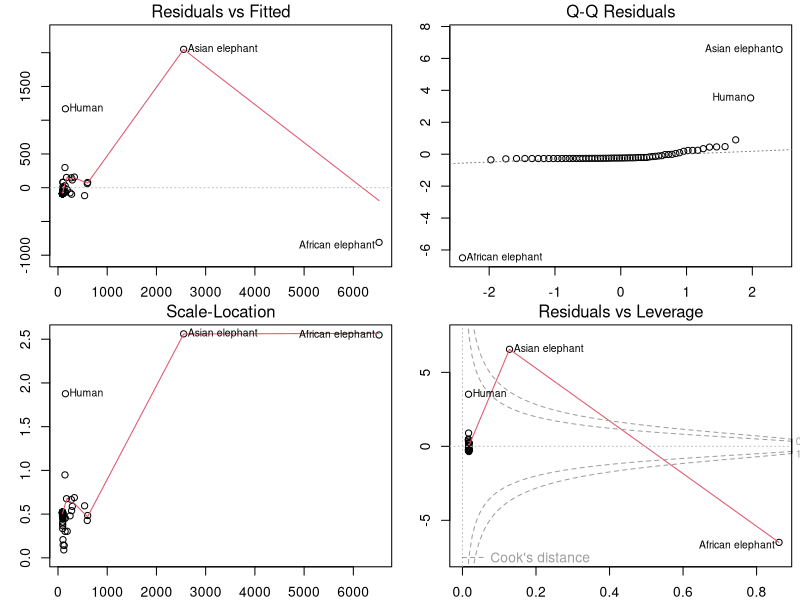
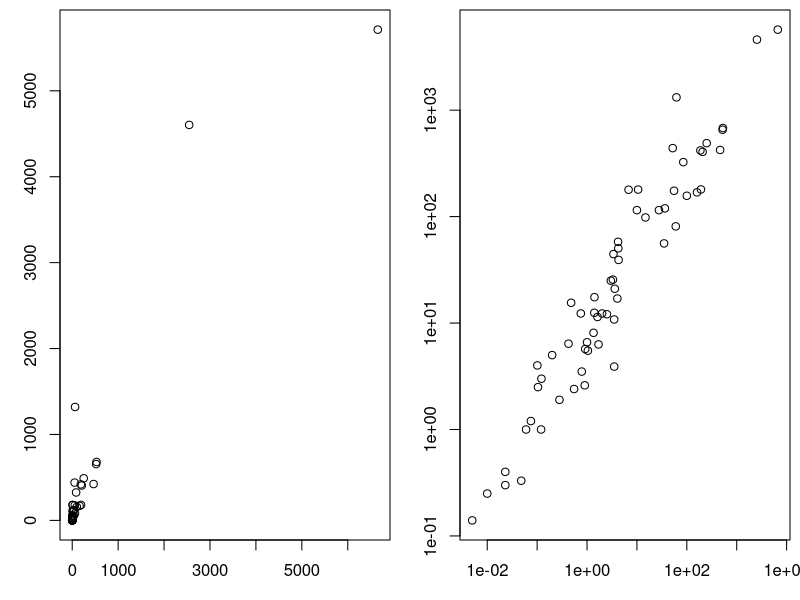
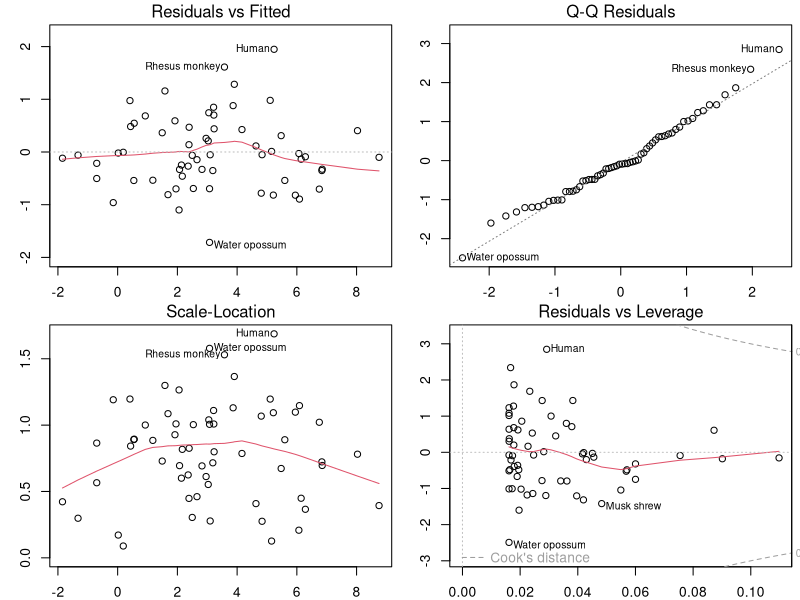
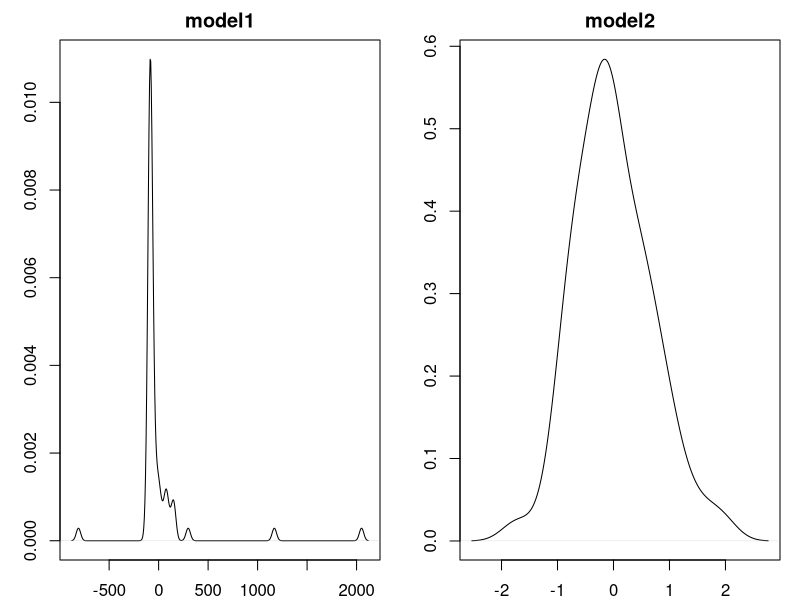

The R source for these figures, in order:
############################################################
### LINEAR REGRESSOIN ###
############################################################

## https://onlinecourses.science.psu.edu/stat485/node/6

# response variable = y ("dependent")
# predictor variable = x ("independent")
# y = B0 + B1*x + e
# B0 = intercept
# B1 = slope
# e = error

# Assumptions about e 
##### the errors are independent and normal with mean 0 and var = s2*


##lm(y ~ x, data = dataHere) creates object of type linear model

library(MASS)
data(mammals)
head(mammals)

model1 <- lm(brain~body, data=mammals)
summary(model1)
op <-  par(mfrow = c(2, 2), mar = c(2,3,1.5,0.5))
plot(model1)
par(op)
par(mar = c(3,3,0.5,0.5), mfrow = c(1,2))
with(mammals, plot(body, brain))
with(mammals, plot(body, brain, log = "xy"))

model2 <- lm(log(brain) ~ log(body), data = mammals)
summary(model2)
op <-  par(mfrow = c(2, 2), mar = c(2,3,1.5,0.5))
plot(model2)

## Compare models
par(op)
op <- par(mfrow = c(1,2), mar = c(2, 3, 2, 1))
plot(density(model1$resid), main = "model1")
plot(density(model2$resid), main = "model2")








